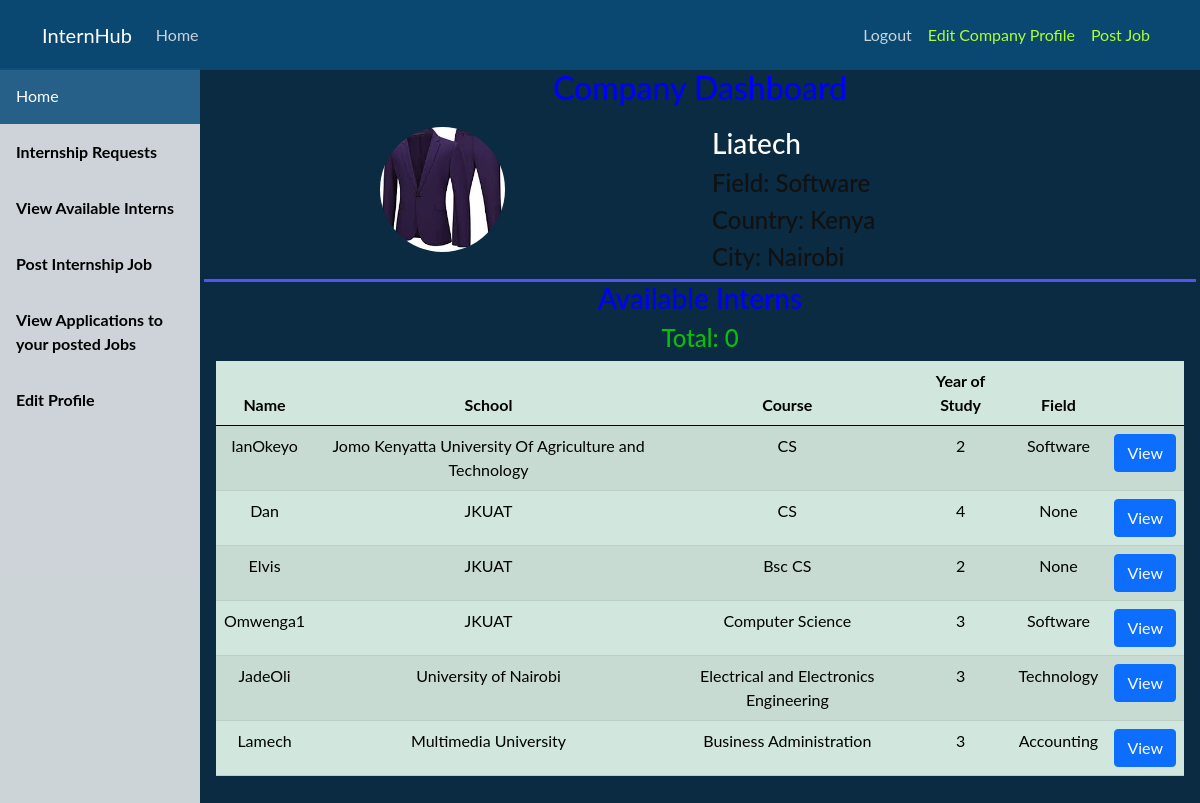
/company/dashboard/ (signed in), run on an earlier commit of the app's database.
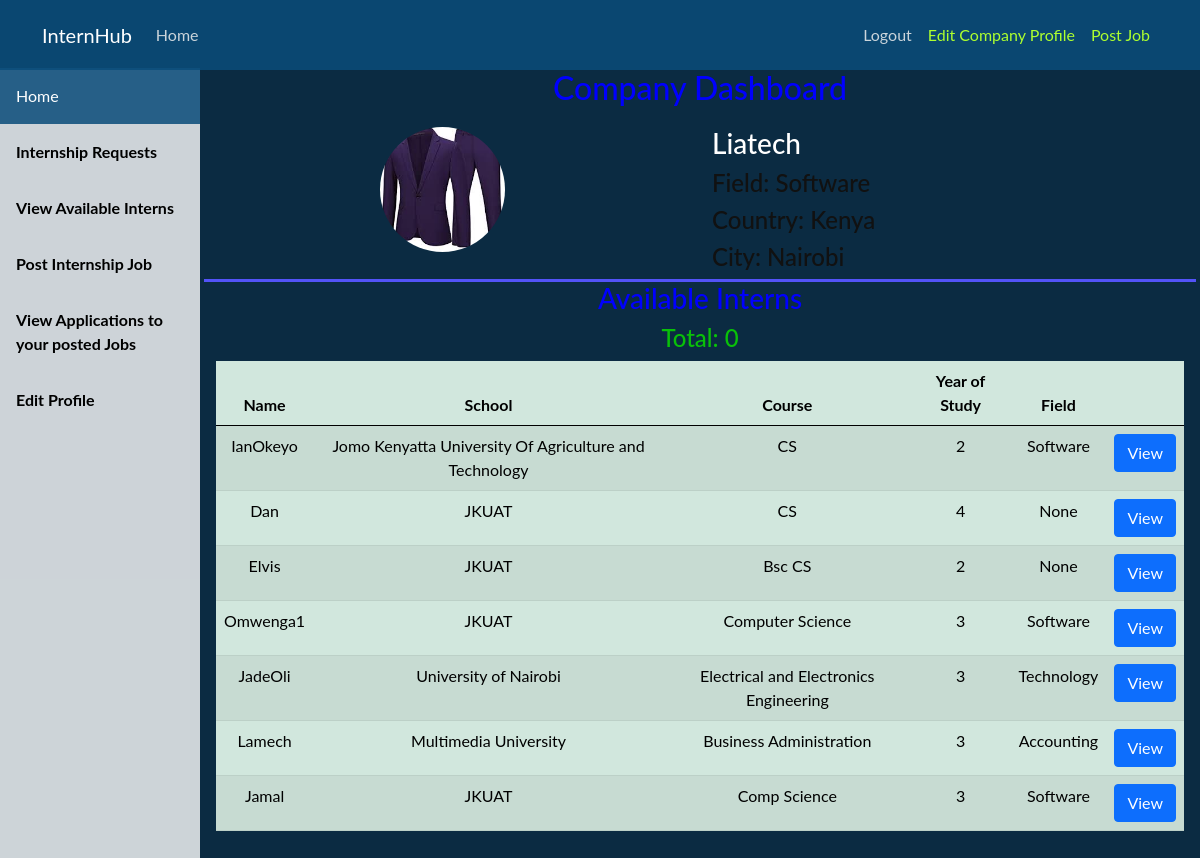
And on a later commit of the database.
### student/models.py (models this page shows, shortened)
class Student(models.Model):
    user = models.OneToOneField(User, on_delete=models.CASCADE)#student.user.username
    middleName = models.CharField(max_length=200, null=True)#student.middlename
    phoneNo = models.CharField(max_length=14, null=True)
    school = models.CharField(max_length=255, null=False)
    course = models.CharField(max_length=255, null=False)
    yearOfStudy = models.CharField(max_length=10, null=False)
    headline = models.CharField(max_length=50, null=True)
    field = models.CharField(max_length=50, null=True)
    profilePic = models.ImageField(default='default.jpg', upload_to='profile_pics')

### company/views.py (the view)
# urls.py: path('dashboard/', views.company_dashboard, name='company-dashboard'),
@login_required
def company_dashboard(request):
    interns = Student.objects.all()
    return render(request, 'company/company_dashboard.html', {'interns': interns})

### company/templates/company/company_dashboard.html (shortened to what this page needs)
{% extends 'company/dashboard_base.html' %}
{% block body %}
    <h2 style="color: blue;">Company Dashboard</h2>
   <div class="row" style="border-bottom: solid rgb(83, 83, 248); margin-top: 20px;">
       <div class="col">
            <img class="rounded-circle account-img dp" src="{{ user.company.profilePic.url }}" >
       </div>
       <div class="col" style="color: white; text-align: justify;">
            <h3 style="color: white;">{{ user.username }}</h3>
            <h4 style="color: #111111;">Field: {{ user.company.field }}</h4>
            <h4 style="color: #111111;">Country: {{ user.company.country }}</h4>
            <h4 style="color: #111111;">City: {{ user.company.city }}</h4>
       </div>
   </div>
   <h3 style="color: blue;" style="text-align: center;">Available Interns</h3>
   <div style="overflow-x:auto; overflow-y: auto;">
        <h4 style="color: rgb(9, 192, 9);">Total: {{Attendees|length}}</h4>
        <table class="table table-success table-striped table-hover">
                <thead>
                    <tr>
                        <th scope="col">Name</th>
                        <th scope="col">School</th>
                        <th scope="col">Course</th>
                        <th scope="col">Year of Study</th>
                        <th scope="col">Field</th>
                        <th scope="col"></th>
                    <tbody>
                        {% for intern in interns %}
                            <tr>
                                <td>{{ intern.user.username }}</td>
                                <td>{{ intern.school }}</td>
                                <td>{{ intern.course }}</td>
                                <td>{{ intern.yearOfStudy }}</td>
                                <td>{{ intern.field }}</td>
                                <td><a class="btn btn-primary" role="button" href="#">View</a></td>
                            </tr>
                        {% endfor %}
                    </tbody>
                </thead>
        </table>
</div>
{% endblock %}

What changed in the data, as far as the page shows it:
added Student: user.username "Jamal", school "JKUAT", course "Comp Science", yearOfStudy "3", field "Software"
